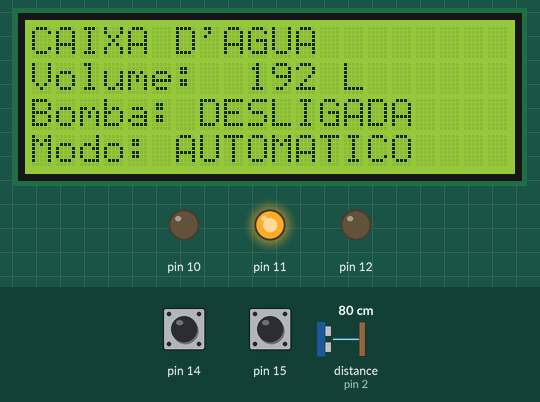
Simulated run of this program. Board: Arduino Pro Mini, built with avr-gcc and run on an emulated ATmega328P. On the bench: 20×4 character LCD, output pins drawn as LEDs (lit = HIGH). The test bench sets the inputs (shaded band); at power-on: distance to the obstacle (sensor on pin 2) 80 cm, pin 15 HIGH, pin 14 HIGH. The echo pulse lasts 58.3 µs per cm; pins used as bus, display or sensor lines are not drawn; what the program prints to the serial monitor is not drawn.

Above: at 3.3 s.
3.4 s: distance to the obstacle (sensor on pin 2) set to 87 cm
At 4.5 s:
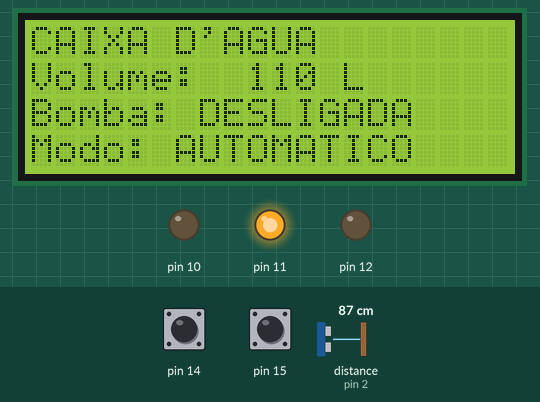
5.6 s: distance to the obstacle (sensor on pin 2) set to 96 cm
At 7.3 s:
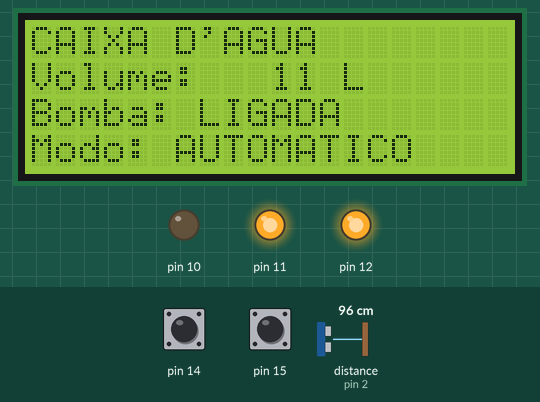
7.6 s: distance to the obstacle (sensor on pin 2) set to 31 cm
At 8.6 s:
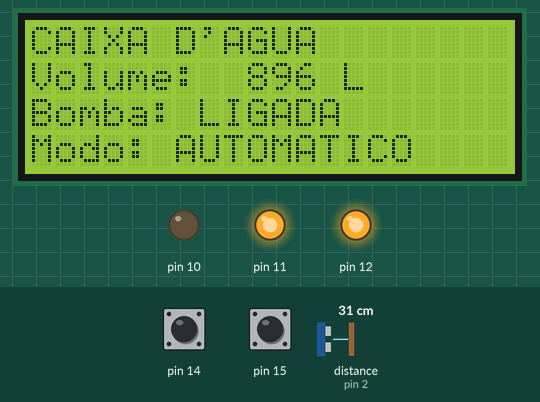
9.6 s: distance to the obstacle (sensor on pin 2) set to 24 cm
At 10.5 s:
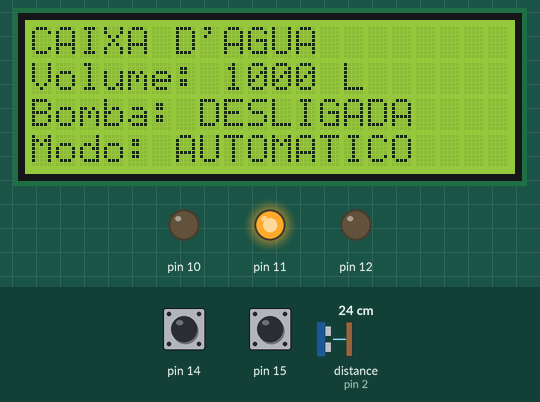
11.6 s: pin 15 pulled LOW for 1 s
At 13.5 s:
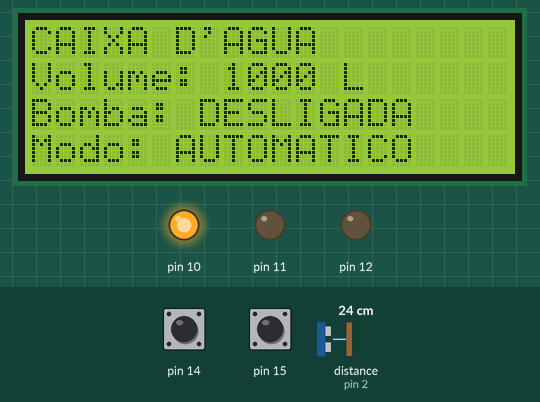
14.1 s: distance to the obstacle (sensor on pin 2) set to 120 cm
At 14.9 s:
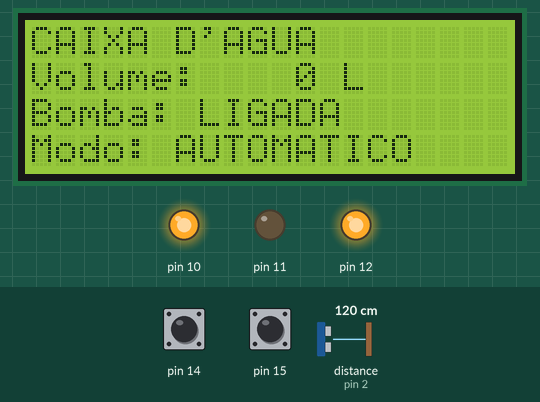
Timing chart, 0 to 16.6 s (numbered marks = the images above; inputs shaded):
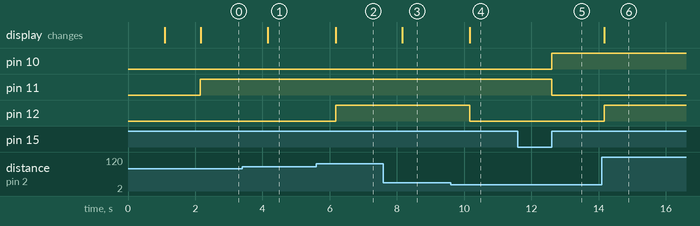

The program:

main.cpp
```cpp
#include <Arduino.h>
#include <Ultrasonic.h>
#include <LiquidCrystal_I2C.h>

#define LOGS_EN 0

#include <gpio.hpp>
#include <lcd.hpp>
#include <logs.hpp>
#include <pump.hpp>
#include <timer.hpp>
#include <utils.hpp>

LiquidCrystal_I2C display = LiquidCrystal_I2C(0x27, 20, 4);
Ultrasonic sensor = Ultrasonic(TRIGGER_PIN, ECHO_PIN);

bool manual = false;
bool pump = false;

uint16_t distance = 71;
uint16_t volume;

void setup()
{
  gpio_config();
  lcd_config(&display);
  log_config();
  timer_config();
}

void loop()
{
  if(manual)
  {
    // CONTROLE MANUAL
    if(btn_pump_pressed())
    {
      pump_on();
      log_info("Bomba ligada");
      while(btn_pump_pressed());

      log_info("Bomba desligada");
      pump_off();

      digitalWrite(MANUAL_LED_PIN, HIGH);
      digitalWrite(AUTOMATIC_LED_PIN, LOW);
    }

  } else {
    // CONTROLE AUTOMÁTICO

    digitalWrite(MANUAL_LED_PIN, LOW);
    digitalWrite(AUTOMATIC_LED_PIN, HIGH);

    // INSERIR LEITURA DO SENSOR ULTRASSONICO FILTRO

  }

  if(update_screen())
  {
    volume = calc_volume(sensor.read());

    lcd_print_volume(&display, volume);
    log_info("volume atual: " + String(volume) + "L");

    if(volume <= 50)
    {
      lcd_print_pump(&display, true);
      pump_on();
      log_info("Bomba ligada");
    }

    if(volume >= 950)
    {
      lcd_print_pump(&display, false);
      log_info("Bomba desligada");
      pump_off();
    }
  }

  if(btn_manual_clicked())
  {
    manual = !manual;

    if(manual)
    {
      digitalWrite(MANUAL_LED_PIN, HIGH);
      digitalWrite(AUTOMATIC_LED_PIN, LOW);
      log_info("Controle manual habilitado");

    } else {
      digitalWrite(MANUAL_LED_PIN, LOW);
      digitalWrite(AUTOMATIC_LED_PIN, HIGH);
      log_info("Controle manual desabilitado");
    }
  }

}
```

Measured:
- the behaviour switches between 92 and 93 cm on distance to the obstacle (sensor on pin 2) (found by bisection; images 1 and 2)
- the behaviour switches between 28 and 27 cm on distance to the obstacle (sensor on pin 2) (found by bisection; images 3 and 4)
- after the input at 3.4 s, the display: changes after 0.76 s (image 1)
- after the input at 5.6 s, pin 12: LOW → HIGH after 0.57 s; the display: changes after 0.57 s (image 2)
- after the input at 7.6 s, the display: changes after 0.56 s (image 3)
- after the input at 9.6 s, pin 12: HIGH → LOW after 0.57 s; the display: changes after 0.57 s (image 4)
- after the input at 11.6 s, pin 10: LOW → HIGH after 1.0 s; pin 11: HIGH → LOW after 1.0 s
- after the input at 14.1 s, pin 12: LOW → HIGH after 0.07 s; the display: changes after 0.07 s (image 6)
